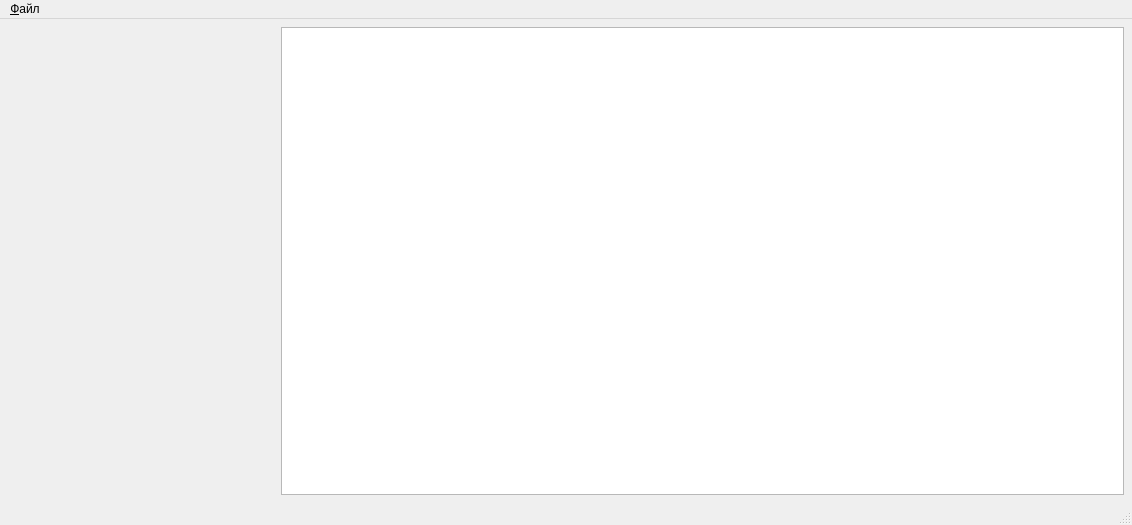
<?xml version="1.0" encoding="UTF-8"?>
<ui version="4.0">
 <class>MainWindow</class>
 <widget class="QMainWindow" name="MainWindow">
  <property name="geometry">
   <rect>
    <x>0</x>
    <y>0</y>
    <width>1132</width>
    <height>525</height>
   </rect>
  </property>
  <property name="windowTitle">
   <string>Измерение параметров умножителей</string>
  </property>
  <widget class="QWidget" name="centralwidget">
   <layout class="QHBoxLayout" name="horizontalLayout" stretch="1,3">
    <property name="spacing">
     <number>5</number>
    </property>
    <property name="sizeConstraint">
     <enum>QLayout::SetMinimumSize</enum>
    </property>
    <property name="leftMargin">
     <number>0</number>
    </property>
    <property name="topMargin">
     <number>8</number>
    </property>
    <property name="rightMargin">
     <number>8</number>
    </property>
    <property name="bottomMargin">
     <number>8</number>
    </property>
    <item>
     <layout class="QVBoxLayout" name="layInstrs">
      <property name="spacing">
       <number>0</number>
      </property>
      <item>
       <spacer name="verticalSpacer">
        <property name="orientation">
         <enum>Qt::Vertical</enum>
        </property>
        <property name="sizeHint" stdset="0">
         <size>
          <width>20</width>
          <height>40</height>
         </size>
        </property>
       </spacer>
      </item>
     </layout>
    </item>
    <item>
     <widget class="QTableView" name="tableMeasure">
      <property name="sizePolicy">
       <sizepolicy hsizetype="Expanding" vsizetype="Expanding">
        <horstretch>0</horstretch>
        <verstretch>0</verstretch>
       </sizepolicy>
      </property>
     </widget>
    </item>
   </layout>
  </widget>
  <widget class="QMenuBar" name="menubar">
   <property name="geometry">
    <rect>
     <x>0</x>
     <y>0</y>
     <width>1132</width>
     <height>21</height>
    </rect>
   </property>
   <widget class="QMenu" name="menu">
    <property name="title">
     <string>&amp;Файл</string>
    </property>
    <addaction name="actExit"/>
   </widget>
   <addaction name="menu"/>
  </widget>
  <widget class="QStatusBar" name="statusbar"/>
  <action name="actExit">
   <property name="text">
    <string>Выход</string>
   </property>
   <property name="toolTip">
    <string>Выйти из приложения</string>
   </property>
   <property name="statusTip">
    <string>Выйти из приложения</string>
   </property>
  </action>
 </widget>
 <resources/>
 <connections>
  <connection>
   <sender>actExit</sender>
   <signal>triggered()</signal>
   <receiver>MainWindow</receiver>
   <slot>close()</slot>
   <hints>
    <hint type="sourcelabel">
     <x>-1</x>
     <y>-1</y>
    </hint>
    <hint type="destinationlabel">
     <x>361</x>
     <y>238</y>
    </hint>
   </hints>
  </connection>
 </connections>
 <buttongroups>
  <buttongroup name="bgrpLetter"/>
 </buttongroups>
</ui>
